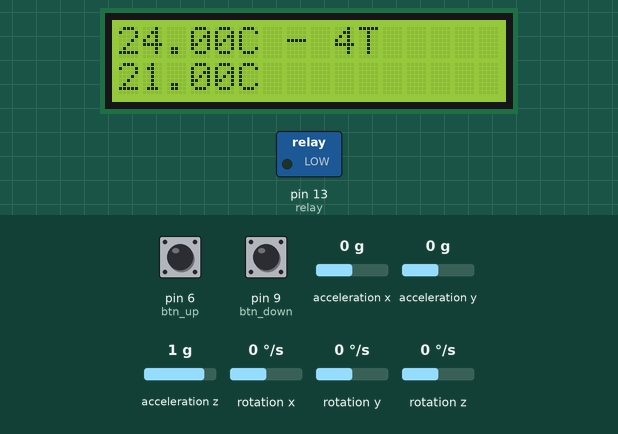
A sketch run on a simulated Arduino Uno, built with avr-gcc and run on an emulated ATmega328P. On the bench: 16×2 character LCD, switched loads named in the sketch (green lamp = pin HIGH). Wiring (inferred from the names in the program): MPU-6050 motion sensor at I2C address 0x68. Inputs (shaded band) come from the test bench; at power-on: pin 6 (btn_up) HIGH, pin 9 (btn_down) HIGH, acceleration x 0 g, acceleration y 0 g, acceleration z 1 g, rotation x 0 °/s, rotation y 0 °/s, rotation z 0 °/s.

Above: at 1.2 s.
1.3 s: pin 6 (btn_up) pulled LOW for 0.3 s
At 1.74 s:
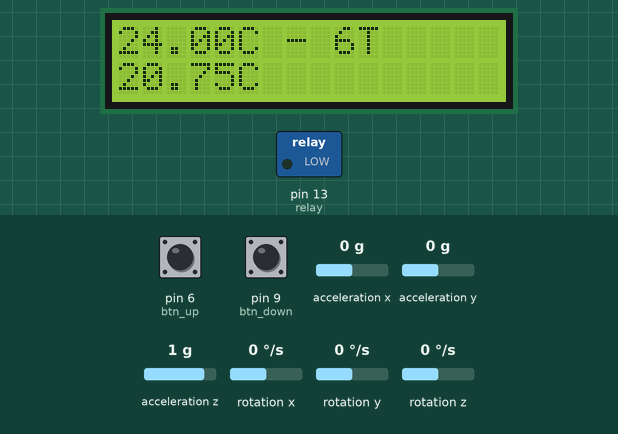
3.1 s: pin 9 (btn_down) pulled LOW for 0.3 s
At 3.54 s:
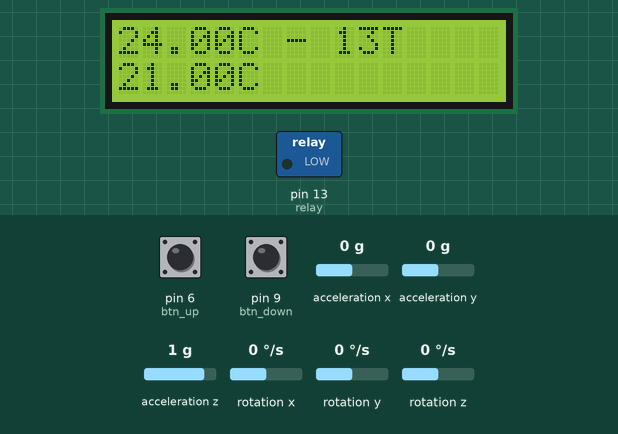
4.9 s: pin 6 (btn_up) pulled LOW for 1 s
At 5.34 s:
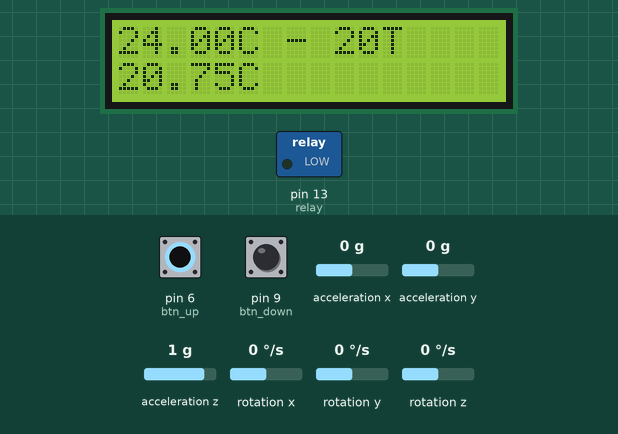
7.4 s: pin 9 (btn_down) pulled LOW for 1 s
At 7.91 s:
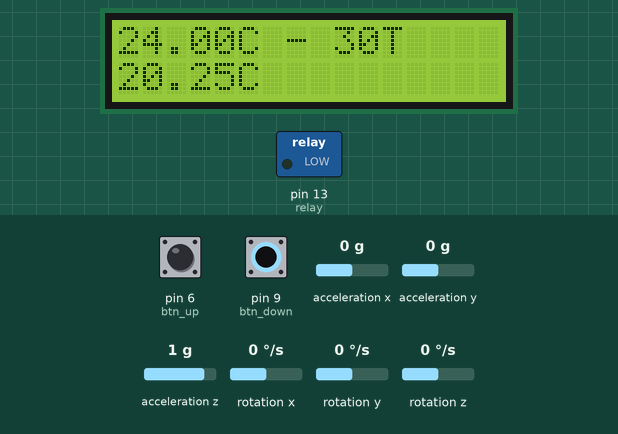
Timing chart, 0 to 10.4 s (numbered marks = the images above; inputs shaded):
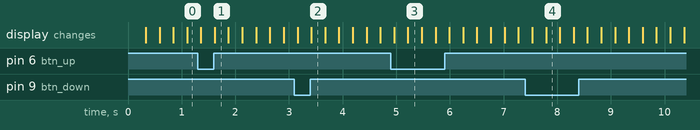

The sketch:

sketch_jun15a.ino
```cpp
#include<Wire.h>
#include <LiquidCrystal.h>

// initialize the library with the numbers of the interface pins
LiquidCrystal lcd(12, 11, 5, 4, 3, 2);
const int MPU=0x68;
int AcX,AcY,AcZ,Tmp,GyX,GyY,GyZ;
int relay = 13;
int time = 0;
float desired_temp = 21;

int btn_down = 9;
int btn_up = 6;

void setup()
{
  pinMode(btn_down, INPUT_PULLUP);
  pinMode(btn_up, INPUT_PULLUP);
  Serial.begin(9600);
  Wire.begin();
  Wire.beginTransmission(MPU);
  Wire.write(0x6B);

  pinMode (relay, OUTPUT);
  lcd.begin(16, 2);
  // Print a message to the LCD.
  lcd.print("Procurando MPU6050...");

  //Inicializa o MPU-6050
  Wire.write(0);
  Wire.endTransmission(true);
}

void loop(){
  Wire.beginTransmission(MPU);
  Wire.write(0x3B);
  Wire.endTransmission(false);
  Wire.requestFrom(MPU,14,true);
  AcX=Wire.read()<<8|Wire.read(); //0x3B (ACCEL_XOUT_H) & 0x3C (ACCEL_XOUT_L)
  AcY=Wire.read()<<8|Wire.read(); //0x3D (ACCEL_YOUT_H) & 0x3E (ACCEL_YOUT_L)
  AcZ=Wire.read()<<8|Wire.read(); //0x3F (ACCEL_ZOUT_H) & 0x40 (ACCEL_ZOUT_L)
  Tmp=Wire.read()<<8|Wire.read(); //0x41 (TEMP_OUT_H) & 0x42 (TEMP_OUT_L)
  GyX=Wire.read()<<8|Wire.read(); //0x43 (GYRO_XOUT_H) & 0x44 (GYRO_XOUT_L)
  GyY=Wire.read()<<8|Wire.read(); //0x45 (GYRO_YOUT_H) & 0x46 (GYRO_YOUT_L)
  GyZ=Wire.read()<<8|Wire.read(); //0x47 (GYRO_ZOUT_H) & 0x48 (GYRO_ZOUT_L)
  //Serial.print(" | Temp = "); Serial.println(Tmp/340.00+36.53);

  lcd.clear();
  float temp = (Tmp/340.00+36.53);
  lcd.print(temp);
  lcd.print("C");
  lcd.print(" - ");
  lcd.print(time);
  lcd.print("T");

  lcd.setCursor(0, 1);
  lcd.print(desired_temp);
  lcd.print("C");

  if(temp > desired_temp){
    time += 1;
    if(time >= (4 * 60)){
      digitalWrite (relay, HIGH);
      time = 0;
    }
  }
  else{
    time = 0;
    digitalWrite (relay, LOW);
  }

  int buttonStateDown = digitalRead(btn_down);
  if (buttonStateDown == HIGH) {
    desired_temp -= 0.25;
  }

  int buttonStateUp = digitalRead(btn_up);
  if (buttonStateUp == HIGH) {
    desired_temp += 0.25;
  }

  delay(250);
}
```
